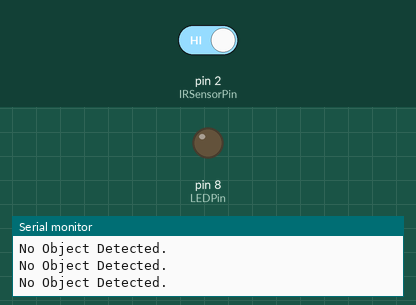
Recording of a sketch running on a simulated Arduino Uno, built with avr-gcc and run on an emulated ATmega328P. Shown: output pins drawn as LEDs (lit = HIGH), the last lines printed to the serial monitor. The test bench sets the inputs (shaded band); at power-on: pin 2 (IRSensorPin) HIGH.

Above: at 1.2 s.
1.3 s: pin 2 (IRSensorPin) driven LOW
At 1.6 s:
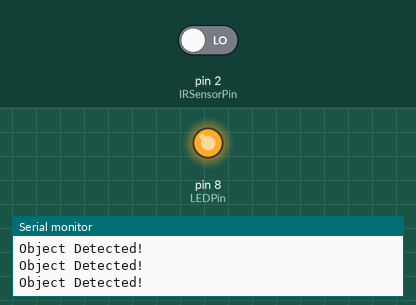
2.8 s: pin 2 (IRSensorPin) driven HIGH
At 4.1 s:
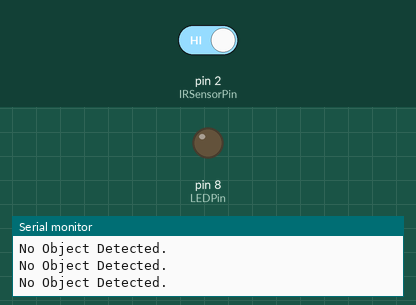
Timing chart, 0 to 5.8 s (numbered marks = the images above; inputs shaded):
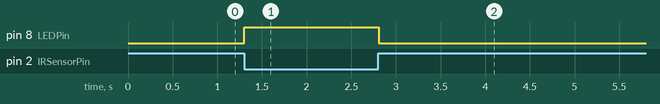

Measured:
- after the input at 1.3 s, pin 8 (LEDPin): LOW → HIGH at once
- after the input at 2.8 s, pin 8 (LEDPin): HIGH → LOW at once

The sketch:

IR_Led_sketch_aug31a.ino
```cpp
// Define the IR sensor and LED pins
#define IRSensorPin 2   // Pin connected to the IR sensor OUT pin
#define LEDPin 8        // Pin connected to the LED

void setup() {
  // Set the IR sensor pin as input
  pinMode(IRSensorPin, INPUT);

  // Set the LED pin as output
  pinMode(LEDPin, OUTPUT);
  digitalWrite(LEDPin, LOW);  // Ensure LED is off initially

  // Initialize serial communication for debugging
  Serial.begin(9600);
}

void loop() {
  // Read the value from the IR sensor
  int sensorValue = digitalRead(IRSensorPin);

  // Check if the sensor detects an object
  if (sensorValue == LOW) {  // IR sensor output is LOW when an object is detected
    Serial.println("Object Detected!");
    digitalWrite(LEDPin, HIGH);  // Turn on the LED
  } else {
    Serial.println("No Object Detected.");
    digitalWrite(LEDPin, LOW);   // Turn off the LED
  }

  // Small delay before the next reading
  delay(100);
}
```
